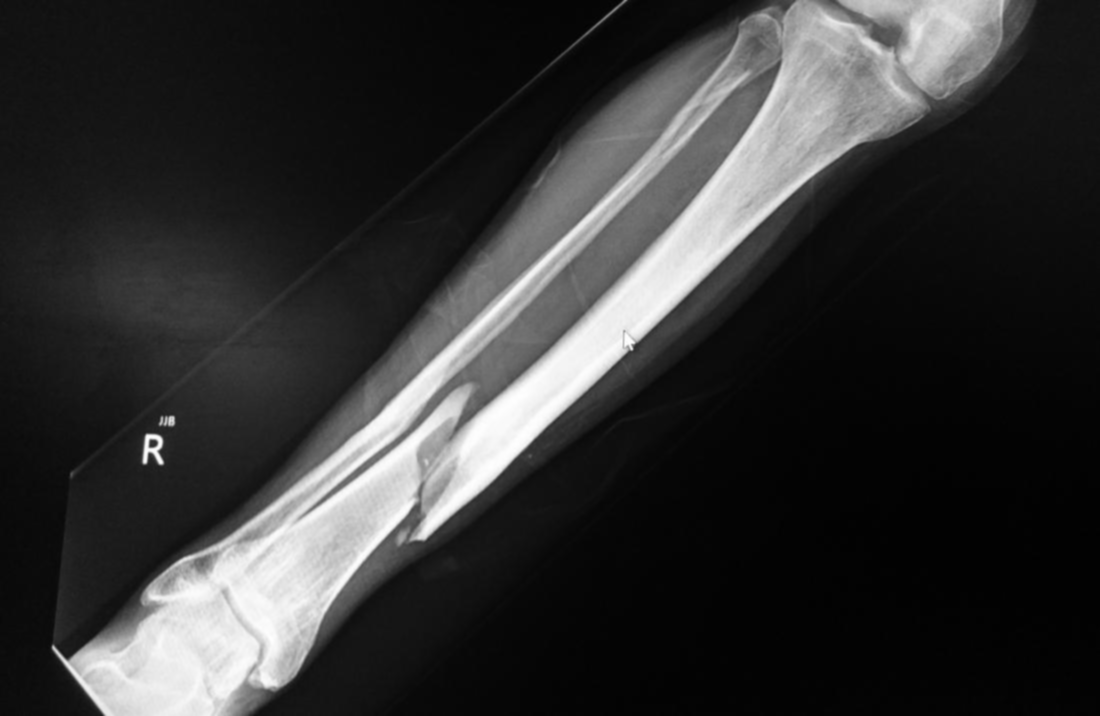
#> input picture output/gpu1_gaussian.png, 1100 x 716 px
$ python compare_gpu1_vs_enhanced.py
#> lines starting #> are read from the running program, lines starting #| are printed output that depends on the picture; long printed decimals are rounded
import cv2
import numpy as np
from skimage.metrics import structural_similarity as ssim
from pathlib import Path

ROOT=Path(__file__).parent.parent
out_dir=ROOT / 'output'

stages=[('gaussian','gpu1_gaussian.png','gaussian.png'),
        ('histogram','gpu1_histogram.png','histogram.png'),
        ('sharpen','gpu1_sharpen.png','sharpen.png'),
        ('edge','gpu1_edge.png','edge.png')]

print('Comparing GPU1 vs GPU Enhanced (MAE, PSNR, SSIM):')
for stage, g1_name, enh_name in stages:
    g1_p=out_dir/g1_name
    en_p=out_dir/enh_name
    if not g1_p.exists() or not en_p.exists():
        print(stage, 'MISSING FILES:', g1_p.exists(), en_p.exists())
        continue
    A=cv2.imread(str(g1_p),cv2.IMREAD_GRAYSCALE)
#> A is the input picture: shape (716, 1100); min 1, max 254, mean 51.4
    B=cv2.imread(str(en_p),cv2.IMREAD_GRAYSCALE)
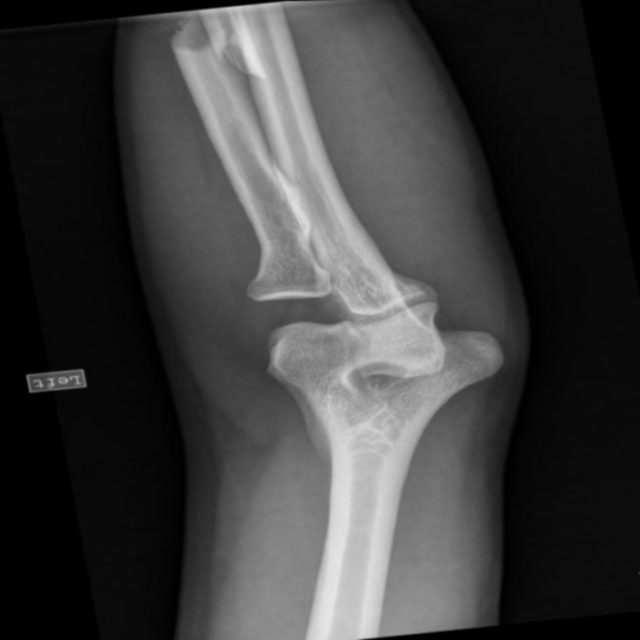
#> input picture output/gaussian.png, 640 x 640 px
#> B is the input picture: shape (640, 640); min 0, max 232, mean 61.1
    if A is None or B is None:
        print(stage, 'could not read')
        continue
    if A.shape!=B.shape:
        B=cv2.resize(B,(A.shape[1],A.shape[0]))
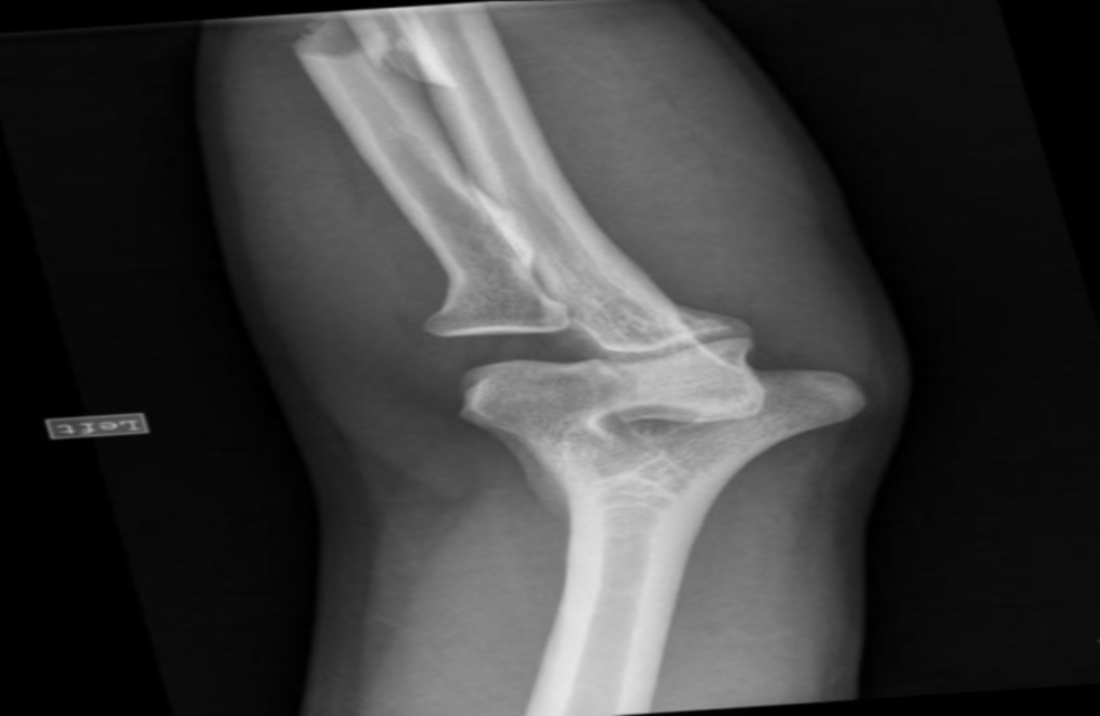
#> B: shape (716, 1100); min 0, max 232, mean 61.1
    mae=np.abs(A.astype(float)-B.astype(float)).mean()
#> mae = 71.08
    psnr=cv2.PSNR(A,B)
#> psnr = 8.38
    s=ssim(A,B)
#> s = 0.332
    print(f'{stage}: MAE={mae:.6f}, PSNR={psnr:.6f}, SSIM={s:.6f}')
#| gaussian: MAE=71.080, PSNR=8.382, SSIM=0.3315
